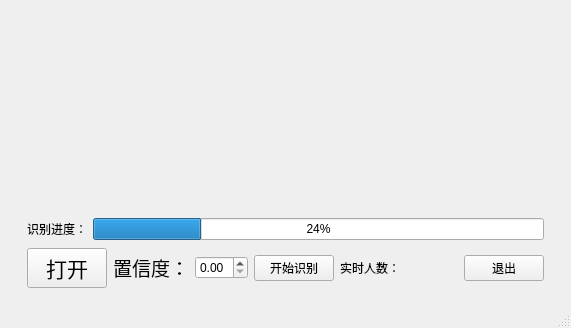
<?xml version="1.0" encoding="UTF-8"?>
<ui version="4.0">
 <class>MainWindow</class>
 <widget class="QMainWindow" name="MainWindow">
  <property name="geometry">
   <rect>
    <x>0</x>
    <y>0</y>
    <width>571</width>
    <height>328</height>
   </rect>
  </property>
  <property name="windowTitle">
   <string>MainWindow</string>
  </property>
  <widget class="QWidget" name="centralwidget">
   <layout class="QVBoxLayout" name="verticalLayout_2">
    <item>
     <widget class="QFrame" name="verticalFrame">
      <layout class="QVBoxLayout" name="verticalLayout">
       <item>
        <widget class="QLabel" name="video_frame">
         <property name="sizePolicy">
          <sizepolicy hsizetype="Preferred" vsizetype="Preferred">
           <horstretch>0</horstretch>
           <verstretch>1</verstretch>
          </sizepolicy>
         </property>
         <property name="text">
          <string/>
         </property>
        </widget>
       </item>
       <item>
        <widget class="QFrame" name="horizontalFrame">
         <property name="lineWidth">
          <number>0</number>
         </property>
         <layout class="QHBoxLayout" name="horizontalLayout_2">
          <property name="bottomMargin">
           <number>1</number>
          </property>
          <item>
           <widget class="QLabel" name="label">
            <property name="sizePolicy">
             <sizepolicy hsizetype="Fixed" vsizetype="Fixed">
              <horstretch>0</horstretch>
              <verstretch>0</verstretch>
             </sizepolicy>
            </property>
            <property name="text">
             <string>识别进度：</string>
            </property>
           </widget>
          </item>
          <item>
           <widget class="QProgressBar" name="recog_prog">
            <property name="sizePolicy">
             <sizepolicy hsizetype="Preferred" vsizetype="Fixed">
              <horstretch>0</horstretch>
              <verstretch>0</verstretch>
             </sizepolicy>
            </property>
            <property name="value">
             <number>24</number>
            </property>
           </widget>
          </item>
         </layout>
        </widget>
       </item>
       <item>
        <widget class="QFrame" name="horizontalFrame">
         <layout class="QHBoxLayout" name="horizontalLayout">
          <property name="topMargin">
           <number>1</number>
          </property>
          <property name="bottomMargin">
           <number>0</number>
          </property>
          <item>
           <widget class="QPushButton" name="open_button">
            <property name="sizePolicy">
             <sizepolicy hsizetype="Minimum" vsizetype="Fixed">
              <horstretch>0</horstretch>
              <verstretch>0</verstretch>
             </sizepolicy>
            </property>
            <property name="font">
             <font>
              <family>宋体</family>
              <pointsize>16</pointsize>
             </font>
            </property>
            <property name="text">
             <string>打开</string>
            </property>
           </widget>
          </item>
          <item>
           <widget class="QLabel" name="conf_label">
            <property name="sizePolicy">
             <sizepolicy hsizetype="Fixed" vsizetype="Fixed">
              <horstretch>0</horstretch>
              <verstretch>0</verstretch>
             </sizepolicy>
            </property>
            <property name="font">
             <font>
              <family>宋体</family>
              <pointsize>14</pointsize>
             </font>
            </property>
            <property name="text">
             <string>置信度：</string>
            </property>
            <property name="alignment">
             <set>Qt::AlignRight|Qt::AlignTrailing|Qt::AlignVCenter</set>
            </property>
           </widget>
          </item>
          <item>
           <widget class="QDoubleSpinBox" name="conf_val">
            <property name="sizePolicy">
             <sizepolicy hsizetype="Minimum" vsizetype="Fixed">
              <horstretch>0</horstretch>
              <verstretch>0</verstretch>
             </sizepolicy>
            </property>
            <property name="maximum">
             <double>1.000000000000000</double>
            </property>
            <property name="singleStep">
             <double>0.010000000000000</double>
            </property>
           </widget>
          </item>
          <item>
           <widget class="QPushButton" name="start_button">
            <property name="sizePolicy">
             <sizepolicy hsizetype="Minimum" vsizetype="Fixed">
              <horstretch>0</horstretch>
              <verstretch>0</verstretch>
             </sizepolicy>
            </property>
            <property name="text">
             <string>开始识别</string>
            </property>
           </widget>
          </item>
          <item>
           <widget class="QLabel" name="count_label">
            <property name="sizePolicy">
             <sizepolicy hsizetype="Fixed" vsizetype="Fixed">
              <horstretch>0</horstretch>
              <verstretch>0</verstretch>
             </sizepolicy>
            </property>
            <property name="text">
             <string>实时人数：</string>
            </property>
            <property name="alignment">
             <set>Qt::AlignCenter</set>
            </property>
           </widget>
          </item>
          <item>
           <widget class="QLabel" name="count_val">
            <property name="sizePolicy">
             <sizepolicy hsizetype="Minimum" vsizetype="Fixed">
              <horstretch>0</horstretch>
              <verstretch>0</verstretch>
             </sizepolicy>
            </property>
            <property name="minimumSize">
             <size>
              <width>0</width>
              <height>23</height>
             </size>
            </property>
            <property name="text">
             <string/>
            </property>
            <property name="alignment">
             <set>Qt::AlignLeading|Qt::AlignLeft|Qt::AlignVCenter</set>
            </property>
           </widget>
          </item>
          <item>
           <widget class="QPushButton" name="exit_button">
            <property name="sizePolicy">
             <sizepolicy hsizetype="Minimum" vsizetype="Fixed">
              <horstretch>0</horstretch>
              <verstretch>0</verstretch>
             </sizepolicy>
            </property>
            <property name="text">
             <string>退出</string>
            </property>
           </widget>
          </item>
         </layout>
        </widget>
       </item>
      </layout>
     </widget>
    </item>
   </layout>
  </widget>
  <widget class="QMenuBar" name="menubar">
   <property name="geometry">
    <rect>
     <x>0</x>
     <y>0</y>
     <width>571</width>
     <height>22</height>
    </rect>
   </property>
  </widget>
  <widget class="QStatusBar" name="statusbar"/>
 </widget>
 <resources/>
 <connections/>
</ui>
